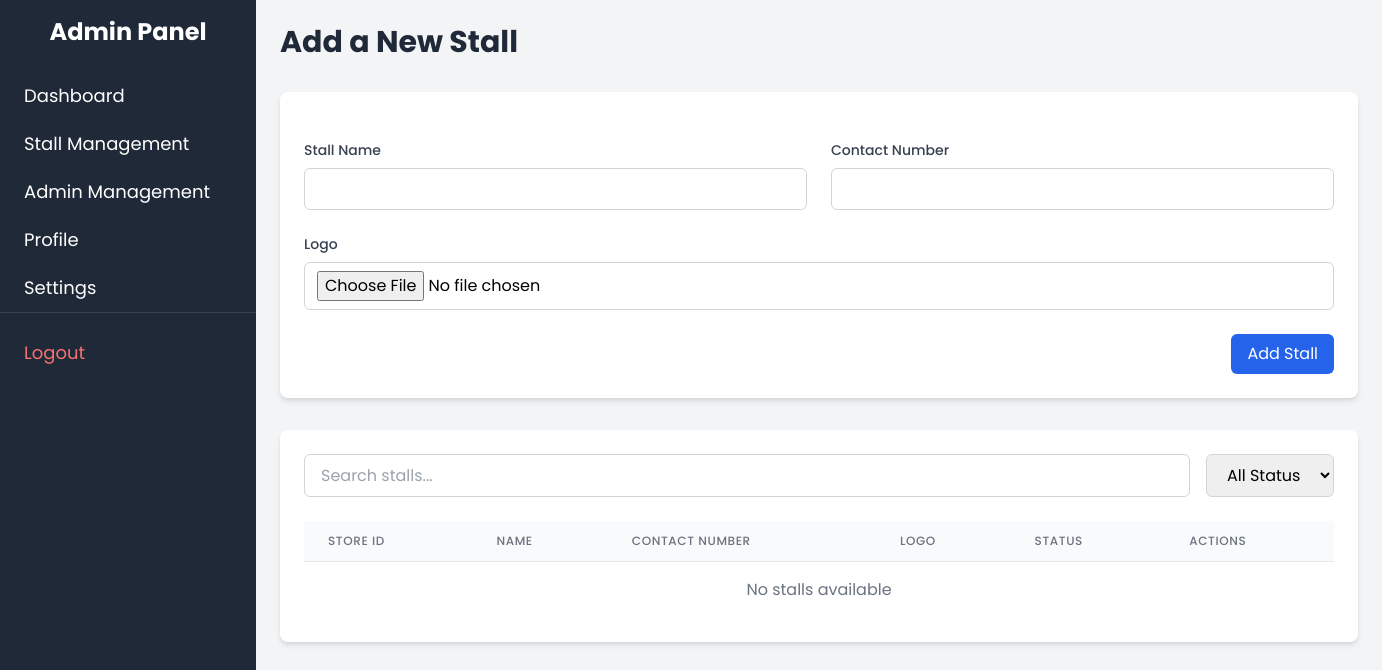
The page /add_stall (signed in) on the database as committed earlier.
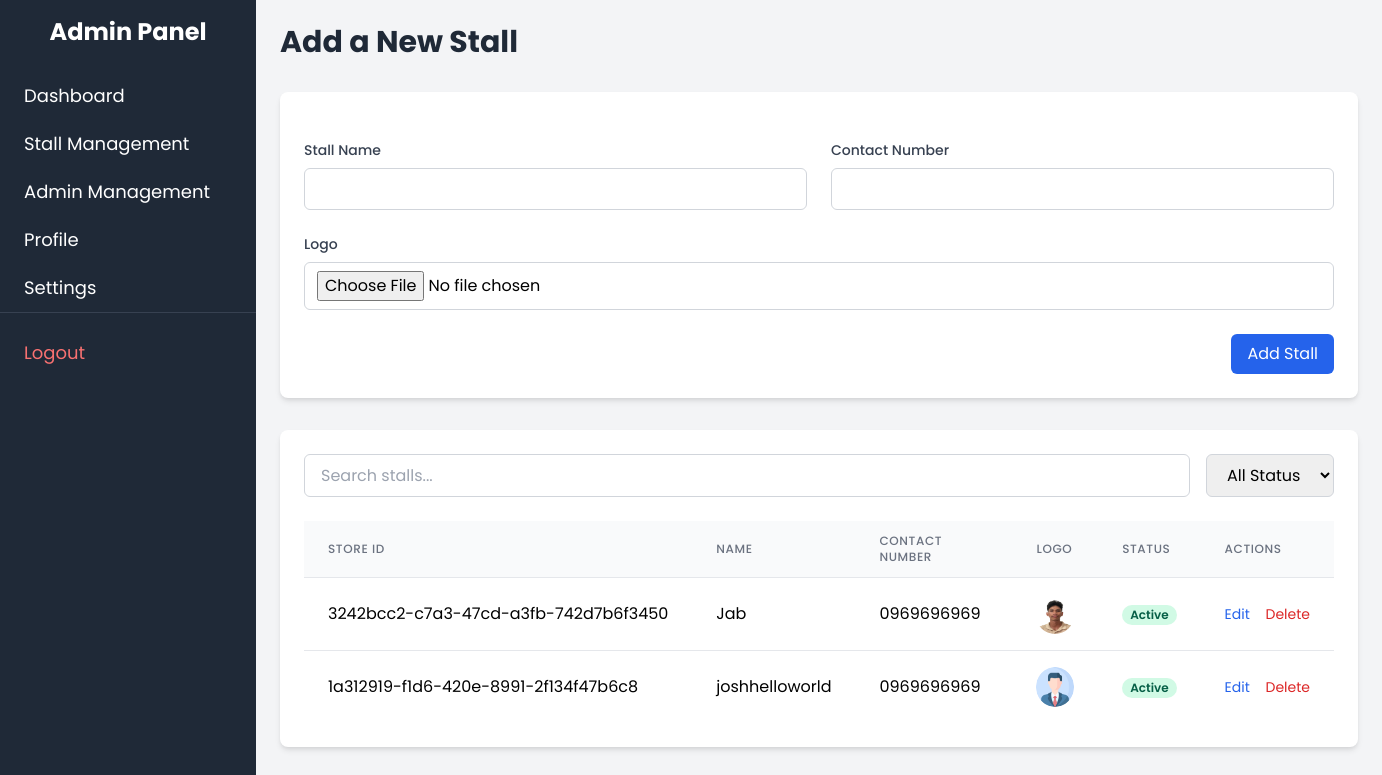
The same page on the database as committed later.
### TriadApp/models.py (models this page shows, shortened)
class Stall(models.Model):
    store_id = models.UUIDField(default=uuid.uuid4, editable=False, unique=True)
    name = models.CharField(max_length=255)
    logo = models.ImageField(upload_to='stall_logos/')
    contact_number = models.CharField(max_length=15)
    is_active = models.BooleanField(default=True)  # Add is_active field with default value True

### TriadApp/accounts.py (the view, shortened to what this page needs)
# urls.py: path('add_stall', accounts.add_stall, name='add_stall'),
@superuser_required
def add_stall(request):
    return render(request, "TriadApp/superadmin/add_stall.html", {
        "stalls": Stall.objects.all()
    })

### TriadApp/templates/TriadApp/superadmin/add_stall.html (shortened to what the changed rows need)
<!DOCTYPE html>
<html lang="en">
<head>
    {% extends 'TriadApp/superadmin/super_admin.html' %}
    {% block content %}
    <div class="max-w-7xl mx-auto">
        <h1 class="text-3xl font-bold text-gray-800 mb-8">Add a New Stall</h1>
        <div class="bg-white rounded-lg shadow-md p-6 mb-8">
            <div class="overflow-x-auto">
                <table id="stallsTable" class="min-w-full divide-y divide-gray-200">
                    <thead class="bg-gray-50">
                        <tr>
                            <th class="px-6 py-3 text-left text-xs font-medium text-gray-500 uppercase tracking-wider">Store ID</th>
                            <th class="px-6 py-3 text-left text-xs font-medium text-gray-500 uppercase tracking-wider">Name</th>
                            <th class="px-6 py-3 text-left text-xs font-medium text-gray-500 uppercase tracking-wider">Contact Number</th>
                            <th class="px-6 py-3 text-left text-xs font-medium text-gray-500 uppercase tracking-wider">Logo</th>
                            <th class="px-6 py-3 text-left text-xs font-medium text-gray-500 uppercase tracking-wider">Status</th>
                            <th class="px-6 py-3 text-left text-xs font-medium text-gray-500 uppercase tracking-wider">Actions</th>
                        </tr>
                    </thead>
                    <tbody class="bg-white divide-y divide-gray-200">
                        {% for stall in stalls %}
                        <tr class="hover:bg-gray-50">
                            <td class="px-6 py-4 whitespace-nowrap">{{ stall.store_id }}</td>
                            <td class="px-6 py-4 whitespace-nowrap">{{ stall.name }}</td>
                            <td class="px-6 py-4 whitespace-nowrap">{{ stall.contact_number }}</td>
                            <td class="px-6 py-4 whitespace-nowrap">
                                {% if stall.logo %}
                                    <img src="{{ stall.logo.url }}" alt="Logo" class="h-10 w-10 rounded-full">
                                {% else %}
                                    <span class="text-gray-400">No Logo</span>
                                {% endif %}
                            </td>
                            <td class="px-6 py-4 whitespace-nowrap">
                                {% if stall.is_active %}
                                    <span class="px-2 inline-flex text-xs leading-5 font-semibold rounded-full bg-green-100 text-green-800">
                                        Active
                                    </span>
                                {% else %}
                                    <span class="px-2 inline-flex text-xs leading-5 font-semibold rounded-full bg-red-100 text-red-800">
                                        Inactive
                                    </span>
                                {% endif %}
                            </td>
                            <td class="px-6 py-4 whitespace-nowrap text-sm">
                                <button class="text-blue-600 hover:text-blue-900 mr-3"
                                        data-store-id="{{ stall.store_id }}"
                                        data-name="{{ stall.name }}"
                                        data-contact="{{ stall.contact_number }}"
                                        data-active="{{ stall.is_active|yesno:'true,false' }}"
                                        onclick="editStall(this)">
                                    Edit
                                </button>
                                <button class="text-red-600 hover:text-red-900"
                                        data-delete-url="{% url 'delete_stall' stall.store_id %}"
                                        onclick="confirmDelete(this.dataset.deleteUrl)">
                                    Delete
                                </button>
                            </td>
                        </tr>
                        {% empty %}
                        <tr>
                            <td colspan="6" class="px-6 py-4 text-center text-gray-500">No stalls available</td>
                        </tr>
                        {% endfor %}
                    </tbody>
                </table>
            </div>
        </div>
    </div>
    {% endblock %}

Rows that differ between the two databases and show on the page:
added Stall: store_id "3242bcc2-c7a3-47cd-a3fb-742d7b6f3450", name "Jab", contact_number "0969696969", logo (picture), is_active "Active"
added Stall: store_id "1a312919-f1d6-420e-8991-2f134f47b6c8", name "joshhelloworld", contact_number "0969696969", logo (picture), is_active "Active"
Other text that changed with them:
text no longer shown: "No stalls available"
